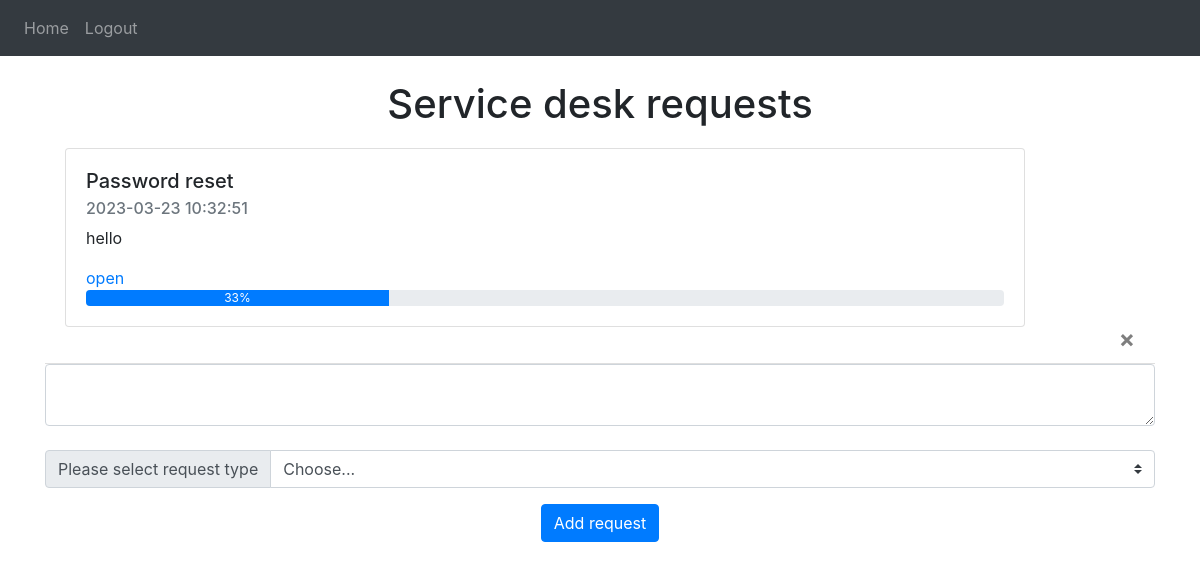
The app's page / (signed in) with its own data.
### website/models.py (models this page shows)
class Service_request(db.Model):
    id = db.Column(db.Integer, primary_key=True)
    data = db.Column(db.String(10000))
    date = db.Column(db.DateTime(timezone=True), default=func.now())
    user_id = db.Column(db.Integer, db.ForeignKey('user.id'))
    status_id = db.Column(db.Integer, db.ForeignKey('status.id'))
    category_id = db.Column(db.Integer, db.ForeignKey('category.id'))

### website/views.py (the view, shortened to what this page needs)
@views.route('/', methods=['GET', 'POST'])
@login_required
def home():
    return render_template("home.html", user=current_user)

### website/__init__.py (called while the page is built)
def create_app():
    app = Flask(__name__)
    app.url_map.strict_slashes = False
    app.config['SECRET_KEY'] = 'hjshjhdjah kjshkjdhjs'
    app.config['SQLALCHEMY_DATABASE_URI'] = f'sqlite:///{DB_NAME}'
    db.init_app(app)
    from .views import views
    from .auth import auth
    app.register_blueprint(views, url_prefix='/')
    app.register_blueprint(auth, url_prefix='/')
    from .models import User, Service_request, Status, Category
    with app.app_context():
        db.create_all()
    login_manager = LoginManager()
    login_manager.login_view = 'auth.login'
    login_manager.init_app(app)
    from .models import User
    @login_manager.user_loader
    def load_user(id):
        return User.query.get(int(id))
    return app

### website/templates/home.html (shortened to what this page needs)
{% extends "base.html" %} {% block title %}Home{% endblock %} {% block content
    %}
    <br />
    <h1 align="center">Service desk requests</h1>
    <ul class="list-group list-group-flush" id="user_requests">
      {% for service_request in user.service_requests %}
      <li class="list-group-item">
        <div class="card" style="width: 60rem;">
          <div class="card-body">
            {% if service_request.category_id == 1 %}
            <h5 class="card-title">Request new account</h5>
            {% elif service_request.category_id == 2 %}
            <h5 class="card-title">Password reset</h5>
            {% else %}
            <h5 class="card-title">other</h5>
            {% endif %}
            <h6 class="card-subtitle mb-2 text-muted">{{service_request.date}}</h6>
            <p class="card-text">{{service_request.data}}</p>
            {% if service_request.status_id == 1 %}
            <a href="#" class="card-link">open</a>
            <div class="progress">
              <div class="progress-bar" role="progressbar" style="width: 33%;" aria-valuenow="33" aria-valuemin="0" aria-valuemax="100">33%</div>
            </div>
            {% elif service_request.status_id == 2 %}
            <a href="#" class="card-link">In progress</a>
            <div class="progress">
              <div class="progress-bar" role="progressbar" style="width: 66%;" aria-valuenow="66" aria-valuemin="0" aria-valuemax="100">66%</div>
            </div>
            {% else %}
            <a href="#" class="card-link">closed</a>
            <div class="progress">
              <div class="progress-bar" role="progressbar" style="width: 100%;" aria-valuenow="100" aria-valuemin="100%" aria-valuemax="100">100%</div>
            </div>
            {% endif %}
          </div>
        </div>
        <button type="button" class="close" onClick="deleteService_request({{ service_request.id }})">
          <span aria-hidden="true">&times;</span>
        </button>
      </li>
      {% endfor %}
    </ul>
    <form method="POST">
      <textarea name="service_request" id="service_request" class="form-control"></textarea>
      <br />
      <div class="input-group mb-3">
        <div class="input-group-prepend">
          <label class="input-group-text" for="inputGroupSelect01">Please select request type</label>
        </div>
        <select class="custom-select" name="service_request_categoryid"id="service_request_categoryid">
          <option selected>Choose...</option>
        </select>
      </div>
      <div align="center">
        <button type="submit" class="btn btn-primary">Add request</button>
      </div>
    </form>
    {% endblock %}

### records on screen
Service_request: shows "Password reset", date "2023-03-23 10:32:51", data "hello", shows "open"
